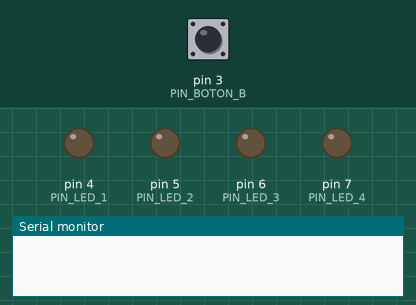
Recording of a sketch running on a simulated Arduino Uno, built with avr-gcc and run on an emulated ATmega328P. Shown: output pins drawn as LEDs (lit = HIGH), the last lines printed to the serial monitor. The inputs (shaded band) are chosen by the test bench; at power-on: pin 3 (PIN_BOTON_B) LOW.

Above: at 1.2 s.
1.3 s: pin 3 (PIN_BOTON_B) pulled HIGH for 3.2 s
At 5.5 s:
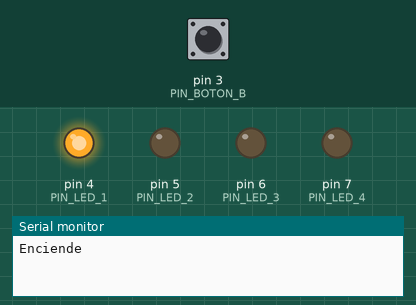
6.0 s: pin 3 (PIN_BOTON_B) pulled HIGH for 0.15 s
At 7.3 s:
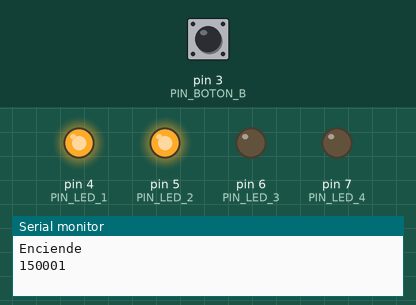
7.6 s: pin 3 (PIN_BOTON_B) pulled HIGH for 1 s
At 9.8 s:
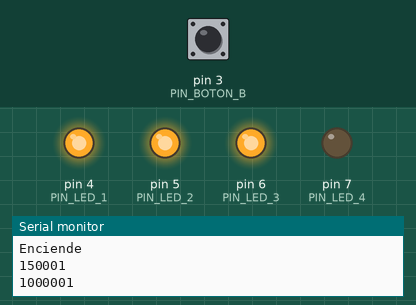
10.1 s: pin 3 (PIN_BOTON_B) pulled HIGH for 0.15 s
At 11.7 s:
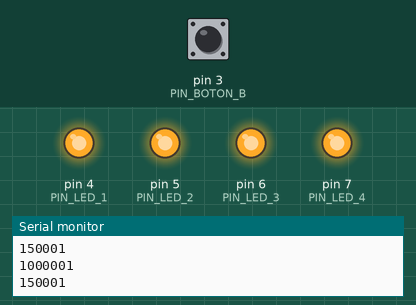
Timing chart, 0 to 31.7 s (numbered marks = the images above; inputs shaded):
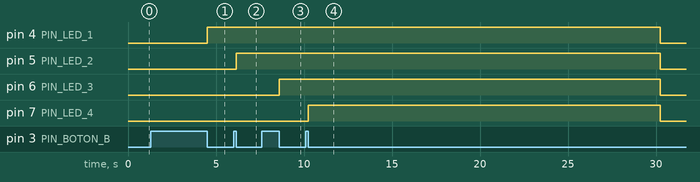

The sketch:

Ejercicio08-Ivan.ino
```cpp
#define PIN_BOTON_B 3
#define PIN_LED_1 4
#define PIN_LED_2 5 //PWM
#define PIN_LED_3 6 //PWM
#define PIN_LED_4 7

boolean encendido = false;


void setup() {
  // put your setup code here, to run once:
  Serial.begin(9600);
  pinMode(PIN_BOTON_B, INPUT);
  pinMode(PIN_LED_1, OUTPUT);
  pinMode(PIN_LED_2, OUTPUT);
  pinMode(PIN_LED_3, OUTPUT);
  pinMode(PIN_LED_4, OUTPUT);
}

void loop() {
  // put your main code here, to run repeatedly:
  unsigned long ancho_pulso = pulseIn(PIN_BOTON_B, HIGH, 20000000);
  if (ancho_pulso >= 2000000) {
    if (encendido) {
      Serial.println("Apaga");
      encendido = false;
      apaga();
    } else {
      Serial.println("Enciende");
      encendido = true;
      enciende();
    }
  } else {
    if (encendido) {
      Serial.println(ancho_pulso);
      enciende();
    }

  }
}

void apaga() {
  for (int i = PIN_LED_1; i <= PIN_LED_4; i++) {
    digitalWrite(i, LOW);
  }
}

void enciende() {
  static int pin = PIN_LED_1;
  if (pin >= PIN_LED_1 && pin <= PIN_LED_4) {
    digitalWrite(pin, HIGH);
    pin++;
  } else {
    apaga();
    pin = PIN_LED_1;
  }
}
```

Measured:
- after the input at 1.3 s, pin 4 (PIN_LED_1): LOW → HIGH after 3.2 s
- after the input at 6.0 s, pin 5 (PIN_LED_2): LOW → HIGH after 0.15 s
- after the input at 7.6 s, pin 6 (PIN_LED_3): LOW → HIGH after 1.0 s
- after the input at 10.1 s, pin 4 (PIN_LED_1), pin 5 (PIN_LED_2), pin 6 (PIN_LED_3): HIGH → LOW after 20.2 s; pin 7 (PIN_LED_4): LOW → HIGH after 0.15 s instead of 18.5 s
